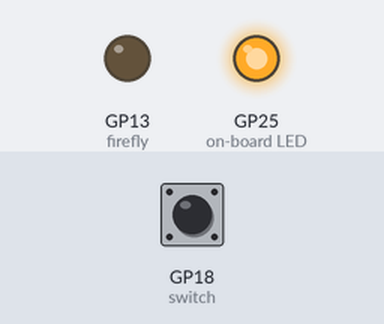
A program run on a simulated Raspberry Pi Pico running MicroPython. On the bench: output pins drawn as LEDs (lit = HIGH). The inputs (shaded band) are chosen by the test bench; at power-on: GP18 (switch) HIGH.

Above: at 0.1 s.
At 2.2 s:
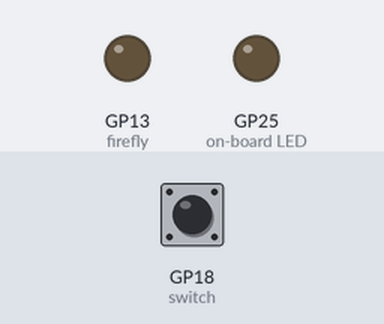
2.3 s: GP18 (switch) pulled LOW for 3.2 s
At 2.6 s:
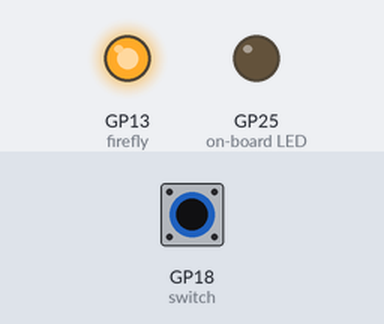
Timing chart, 0 to 7.1 s (numbered marks = the images above; inputs shaded):
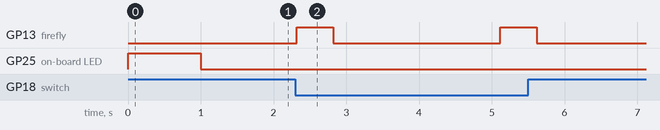

Measured:
- after the input at 2.3 s, GP13 (firefly): alternates HIGH for 0.50 s and LOW for 2.3 s, 4 changes in all, then stays LOW, starting at once

The program:

led_firefly_complete.py
```python
from picozero import pico_led, LED, Switch
from time import sleep

# Ανάβει και σβήνει το LED στην πλακέτα Pico
pico_led.on()
sleep(1)
pico_led.off()

firefly = LED(13) # Χρησιμοποίησε το GP13
switch = Switch(18) # Χρησιμοποίησε το GP18

while True:
    if switch.is_closed: # Ο διακόπτης είναι συνδεδεμένος
        firefly.on()
        sleep(0.5)
        firefly.off()
        sleep(2.3)
    else: # Ο διακόπτης δεν είναι συνδεδεμένος
        firefly.off()
        sleep(0.1)
```
